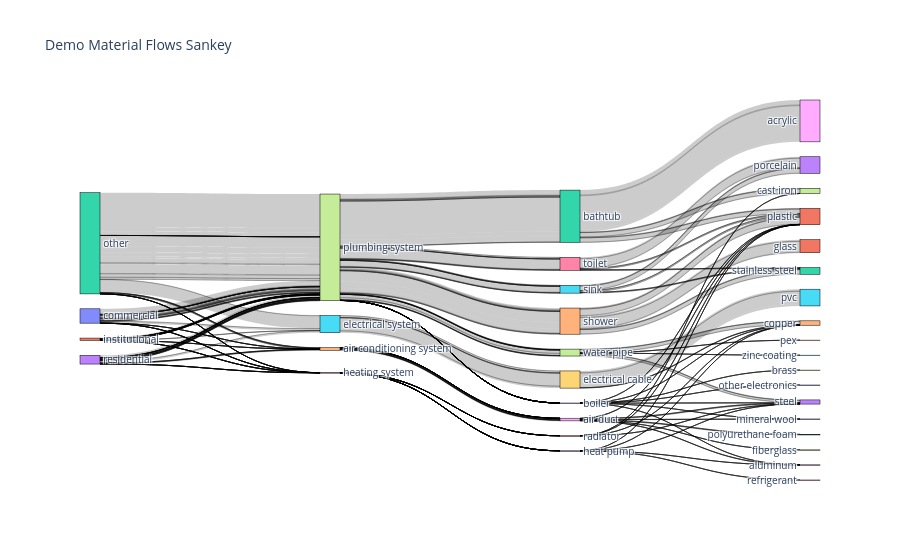

Notebook cell for this chart:
### Code cell
import pandas as pd
import plotly.graph_objects as go

def genSankey(df, cat_cols, value_col, title):
    # Create labels
    labels = []
    for cat in cat_cols:
        labels.extend(list(df[cat].unique()))
    labels = list(dict.fromkeys(labels))  # Remove duplicates while maintaining order

    # Create a dictionary to map labels to indices
    label_dict = {label: i for i, label in enumerate(labels)}

    # Create source and target indices
    sources = []
    targets = []
    values = []

    for i in range(len(cat_cols) - 1):
        cat1 = cat_cols[i]
        cat2 = cat_cols[i + 1]
        for j, row in df.iterrows():
            sources.append(label_dict[row[cat1]])
            targets.append(label_dict[row[cat2]])
            values.append(row[value_col])

    # Create Sankey diagram
    fig = go.Figure(data=[go.Sankey(
        node=dict(
            pad=15,
            thickness=20,
            line=dict(color="black", width=0.5),
            label=labels,
        ),
        link=dict(
            source=sources,
            target=targets,
            value=values,
        )
    )])

    fig.update_layout(title_text=title, font_size=10)
    return fig


# aggregate the material weights

df_agg = df_final_wt_hb.groupby(['building class', 'building system', 'component','material'],as_index=False).agg(material_weight=('material_weight','sum'))


fig = genSankey(df_agg, cat_cols=['building class', 'building system', 'component', 'material'], value_col='material_weight', title='Demo Material Flows Sankey')
config = {
    'toImageButtonOptions': {
        'format': 'svg',  # one of png, svg, jpeg, webp
        'filename': 'material_flows_sankey',
        'height': 1080,
        'width': 1920,
        'scale': 2  # Multiply title/legend/axis/canvas sizes by this factor
    }
}
fig.show(config=config)
# export offline plot
fig.write_html('D:/Github/Data/material_flows_sankey.html', auto_open=True)

### Figure 1 — Plotly figure (JSON) as saved in the notebook; plotly's stock layout.template omitted (floating-point values rounded to 4 significant figures; data arrays with more than 128 entries replaced by an {"elided": "..."} marker saying what was removed)
{"data": [{"link": {"source": {"elided": "480 int values"}, "target": {"elided": "480 int values"}, "value": {"elided": "480 float values"}}, "node": {"label": ["commercial", "institutional", "other", "residential", "air conditioning system", "electrical system", "heating system", "plumbing system", "air duct", "electrical cable", "heat pump", "radiator", "bathtub", "boiler", "shower", "sink", "toilet", "water pipe", "aluminum", "fiberglass", "mineral wool", "plastic", "polyurethane foam", "steel", "copper", "pvc", "refrigerant", "cast iron", "acrylic", "brass", "other electronics", "glass", "stainless steel", "porcelain", "pex", "zinc coating"], "line": {"color": "black", "width": 0.5}, "pad": 15, "thickness": 20}, "type": "sankey"}], "layout": {"font": {"size": 10}, "title": {"text": "Demo Material Flows Sankey"}}}
